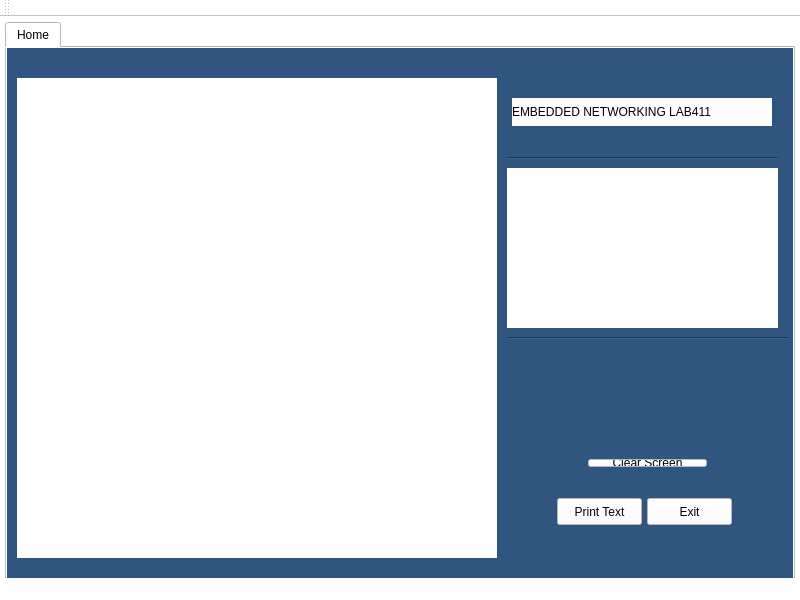
<?xml version="1.0" encoding="UTF-8"?>
<ui version="4.0">
 <class>MainWindow</class>
 <widget class="QMainWindow" name="MainWindow">
  <property name="geometry">
   <rect>
    <x>0</x>
    <y>0</y>
    <width>800</width>
    <height>600</height>
   </rect>
  </property>
  <property name="windowTitle">
   <string>MainWindow</string>
  </property>
  <property name="styleSheet">
   <string notr="true">background-color: rgb(255, 255, 255);</string>
  </property>
  <widget class="QWidget" name="centralWidget">
   <widget class="QTabWidget" name="tabWidget">
    <property name="geometry">
     <rect>
      <x>5</x>
      <y>5</y>
      <width>790</width>
      <height>590</height>
     </rect>
    </property>
    <property name="currentIndex">
     <number>0</number>
    </property>
    <widget class="QWidget" name="tab">
     <property name="styleSheet">
      <string notr="true">background-color: rgb(48, 86, 128);</string>
     </property>
     <attribute name="title">
      <string>Home</string>
     </attribute>
     <widget class="QWidget" name="verticalLayoutWidget">
      <property name="geometry">
       <rect>
        <x>10</x>
        <y>30</y>
        <width>480</width>
        <height>480</height>
       </rect>
      </property>
      <property name="styleSheet">
       <string notr="true">background-color: rgb(255, 255, 255);</string>
      </property>
      <layout class="QVBoxLayout" name="layConsole"/>
     </widget>
     <widget class="QPushButton" name="btnExit">
      <property name="geometry">
       <rect>
        <x>640</x>
        <y>450</y>
        <width>85</width>
        <height>27</height>
       </rect>
      </property>
      <property name="styleSheet">
       <string notr="true">background-color: rgb(255, 255, 255);</string>
      </property>
      <property name="text">
       <string>Exit</string>
      </property>
     </widget>
     <widget class="QLabel" name="lblImage">
      <property name="geometry">
       <rect>
        <x>500</x>
        <y>120</y>
        <width>271</width>
        <height>161</height>
       </rect>
      </property>
      <property name="styleSheet">
       <string notr="true">background-color: rgb(255, 255, 255);</string>
      </property>
      <property name="text">
       <string/>
      </property>
     </widget>
     <widget class="Line" name="line">
      <property name="geometry">
       <rect>
        <x>500</x>
        <y>280</y>
        <width>281</width>
        <height>20</height>
       </rect>
      </property>
      <property name="orientation">
       <enum>Qt::Horizontal</enum>
      </property>
     </widget>
     <widget class="Line" name="line_2">
      <property name="geometry">
       <rect>
        <x>500</x>
        <y>100</y>
        <width>271</width>
        <height>20</height>
       </rect>
      </property>
      <property name="orientation">
       <enum>Qt::Horizontal</enum>
      </property>
     </widget>
     <widget class="QLabel" name="label_3">
      <property name="geometry">
       <rect>
        <x>505</x>
        <y>50</y>
        <width>260</width>
        <height>28</height>
       </rect>
      </property>
      <property name="styleSheet">
       <string notr="true">background-color: rgb(255, 255, 255);</string>
      </property>
      <property name="text">
       <string>EMBEDDED NETWORKING LAB411</string>
      </property>
     </widget>
     <widget class="QPushButton" name="btnPrint">
      <property name="geometry">
       <rect>
        <x>550</x>
        <y>450</y>
        <width>85</width>
        <height>27</height>
       </rect>
      </property>
      <property name="styleSheet">
       <string notr="true">background-color: rgb(255, 255, 255);</string>
      </property>
      <property name="text">
       <string>Print Text</string>
      </property>
     </widget>
     <widget class="QWidget" name="layoutWidget">
      <property name="geometry">
       <rect>
        <x>570</x>
        <y>400</y>
        <width>141</width>
        <height>30</height>
       </rect>
      </property>
      <layout class="QVBoxLayout" name="verticalLayout">
       <item>
        <widget class="QPushButton" name="btnClear">
         <property name="styleSheet">
          <string notr="true">background-color: rgb(255, 255, 255);</string>
         </property>
         <property name="text">
          <string>Clear Screen</string>
         </property>
        </widget>
       </item>
      </layout>
     </widget>
    </widget>
   </widget>
  </widget>
  <widget class="QToolBar" name="mainToolBar">
   <attribute name="toolBarArea">
    <enum>TopToolBarArea</enum>
   </attribute>
   <attribute name="toolBarBreak">
    <bool>false</bool>
   </attribute>
  </widget>
  <widget class="QStatusBar" name="statusBar"/>
  <action name="actSetting">
   <property name="text">
    <string>Setting</string>
   </property>
  </action>
  <action name="actionQuit">
   <property name="text">
    <string>Quit</string>
   </property>
  </action>
 </widget>
 <layoutdefault spacing="6" margin="11"/>
 <resources/>
 <connections/>
</ui>
